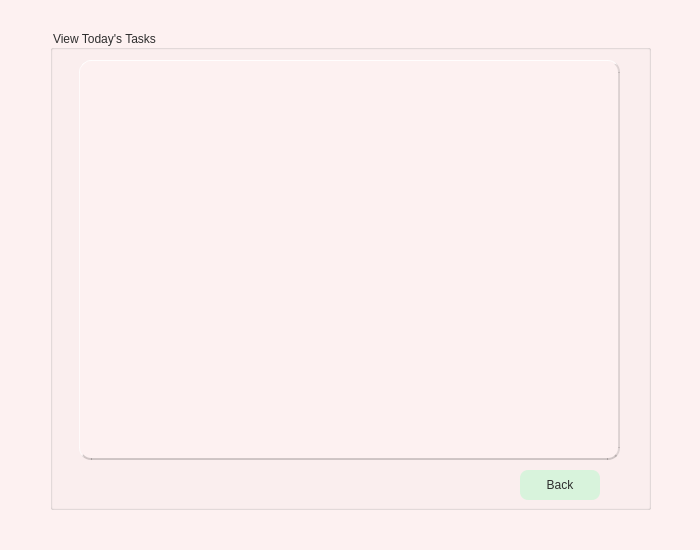
<?xml version="1.0" encoding="UTF-8"?>
<ui version="4.0">
 <class>viewtodaypage</class>
 <widget class="QWidget" name="viewtodaypage">
  <property name="geometry">
   <rect>
    <x>0</x>
    <y>0</y>
    <width>700</width>
    <height>550</height>
   </rect>
  </property>
  <property name="windowTitle">
   <string>Form</string>
  </property>
  <property name="styleSheet">
   <string notr="true">QFrame {
    background-color: white;
    border-radius: 12px;
    border-top: 1px solid rgba(255, 255, 255, 0.9);
    border-left: 1px solid rgba(255, 255, 255, 0.7);
    border-bottom: 2px solid rgba(0, 0, 0, 0.18);
    border-right: 2px solid rgba(0, 0, 0, 0.12);
}
QWidget {
    background-color: #fdf1f1;   /* pastel pink background */
    color: #2e2e2e;              /* charcoal text */
}

QPushButton {
    background-color: #d8f3dc;   /* mint green buttons */
    color: #2e2e2e;              /* dark text */
   
    border-radius: 8px;
    padding: 8px;
}

QPushButton:pressed {
    background-color: #fff5e1;   /* soft cream when pressed */
}
QDateEdit{
 background-color:white;
}
QTimeEdit
{
background-color:white;
}
QPlainTextEdit
{
background-color:white;
}
QComboBox
{
background-color:white;
}

</string>
  </property>
  <widget class="QGroupBox" name="groupBox">
   <property name="geometry">
    <rect>
     <x>50</x>
     <y>30</y>
     <width>601</width>
     <height>480</height>
    </rect>
   </property>
   <property name="title">
    <string>View Today's Tasks</string>
   </property>
   <widget class="QPushButton" name="btnBack">
    <property name="geometry">
     <rect>
      <x>470</x>
      <y>440</y>
      <width>80</width>
      <height>30</height>
     </rect>
    </property>
    <property name="text">
     <string>Back</string>
    </property>
   </widget>
   <widget class="QTableWidget" name="tableWidget">
    <property name="geometry">
     <rect>
      <x>29</x>
      <y>30</y>
      <width>541</width>
      <height>400</height>
     </rect>
    </property>
   </widget>
  </widget>
 </widget>
 <resources/>
 <connections/>
</ui>
